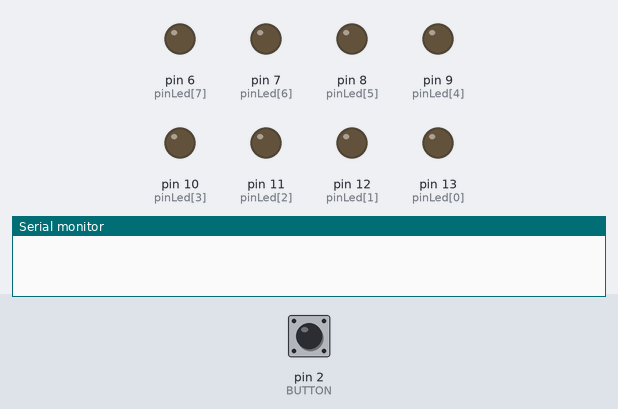
Recording of a sketch running on a simulated Arduino Uno, built with avr-gcc and run on an emulated ATmega328P. On the bench: output pins drawn as LEDs (lit = HIGH), the last lines printed to the serial monitor. Inputs (shaded band) come from the test bench; at power-on: pin 2 (BUTTON) HIGH.

Above: at 0.1 s.
At 4.5 s:
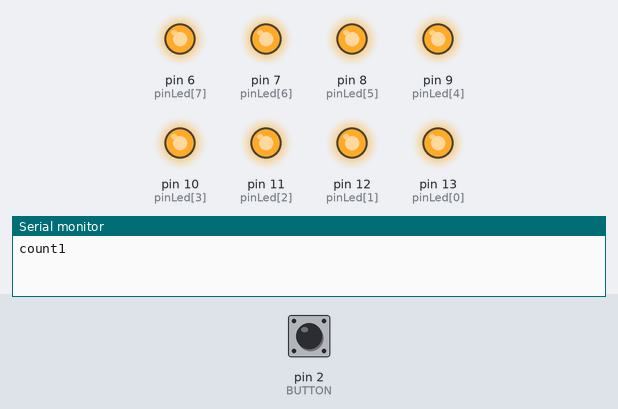
At 8.2 s:
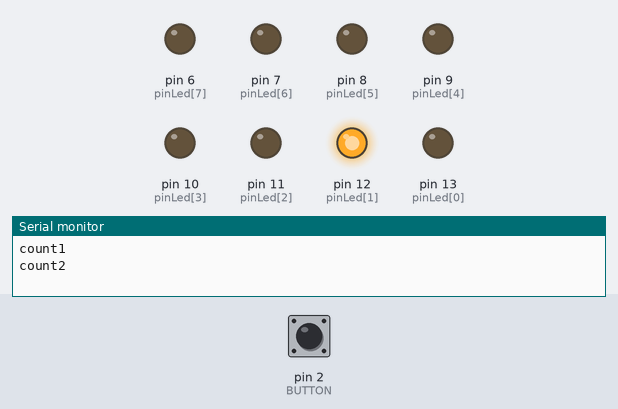
At 13.75 s:
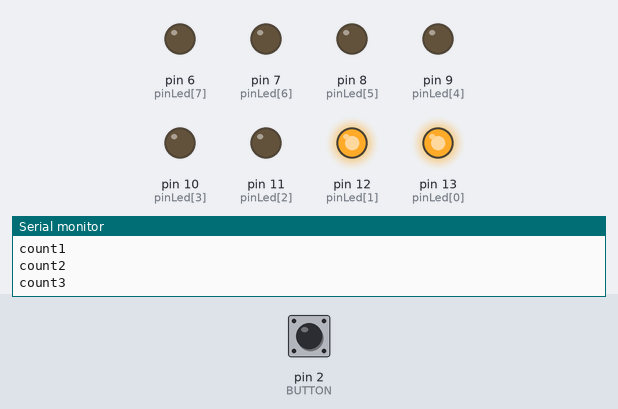
At 21.1 s:
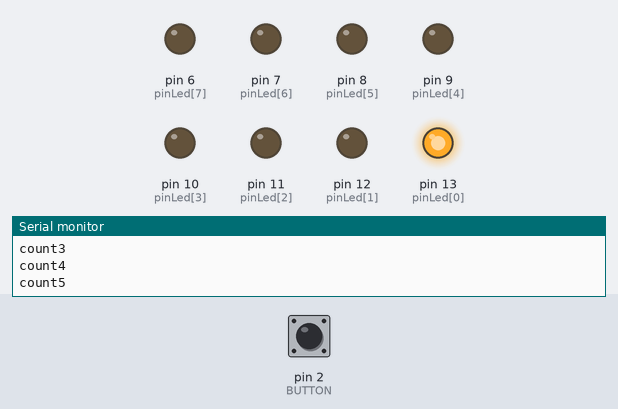
At 36.6 s:
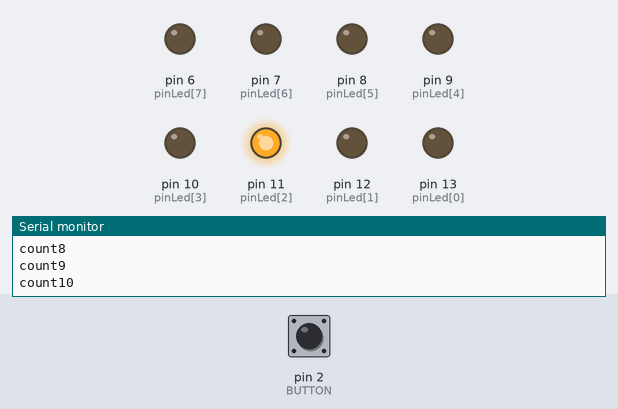
Timing chart, 0 to 40.0 s (numbered marks = the images above):
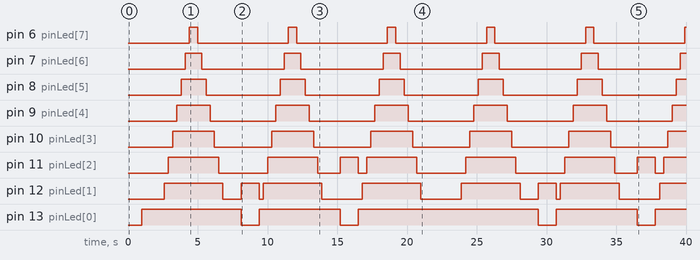

The sketch:

powerful_gogo_hango1.ino
```cpp
  int pinLed[] = {13,12,11,10,9,8,7,6};
int i, j ;

const int BUTTON = 2;
void nhapnhay()
{
  for (i = 0 ; i <= 7 ; i++)
    digitalWrite(pinLed[i],LOW);
  delay(300);
  for (i = 0 ; i <= 7 ; i++)
    digitalWrite(pinLed[i], HIGH);
  delay(300);
}

void traisangphai()
{
  static int chay1 = 0 ;
  for (i =0 ;i < 2 ; i++)
    digitalWrite(pinLed[i],LOW);
  digitalWrite(pinLed[chay1],HIGH);
  delay(300);
  chay1 ++ ;
  if (chay1 > 2)
    chay1 = 0 ;

}

void tu1toi8vatu8ve1()
{
  static int i = 0 ;
  for (;i < 8 ; i++)
  {
    digitalWrite(pinLed[i],HIGH);
    delay(300);
  }
  for (; i > 0 ; i--)
  {
    digitalWrite(pinLed[i],LOW);
    delay(300);
  }

}
void setup()
{
  Serial.begin(9600);
  for (i=0 ; i <=7 ;i++)
    pinMode(pinLed[i], OUTPUT);
  pinMode(BUTTON, INPUT_PULLUP);
}

void loop()
{
  // nhapnhay();
  //traisangphai();
  //tu1toi8vatu8ve1();

  static int count = 0 ;
  static int trangthai = 0 ;
  int state = digitalRead(BUTTON);
  if (state == HIGH)
  {
    delay(1000);
    count ++;
  }
  else
  {
    delay(100);
  }
   if (count %2 != 0 && count > 0 )
    {
      for (i = 0 ; i < 8 ; i++)
        digitalWrite(pinLed[i],LOW);
      traisangphai();

    }
    else if (count % 2 == 0 && count > 0)
    {
        for (i = 0 ; i < 8 ; i++)
          digitalWrite(pinLed[i],LOW);
      tu1toi8vatu8ve1();
    }
    if (count != 0)
    {
      Serial.print("count");
      Serial.println(count);
    }

}
```

Measured:
- by itself, pin 6 (pinLed[7]): alternates HIGH for 0.60 s and LOW for 6.5 s
- by itself, pin 7 (pinLed[6]): alternates HIGH for 1.2 s and LOW for 5.9 s
- by itself, pin 8 (pinLed[5]): alternates HIGH for 1.8 s and LOW for 5.3 s
- by itself, pin 9 (pinLed[4]): alternates HIGH for 2.4 s and LOW for 4.7 s
- by itself, pin 10 (pinLed[3]): alternates HIGH for 3.0 s and LOW for 4.1 s
- by itself, pin 11 (pinLed[2]): LOW → HIGH at 2.9 s, → LOW 3.6 s later, → HIGH 3.5 s later, → LOW 3.6 s later, … (15 changes in this stretch)
- by itself, pin 12 (pinLed[1]): LOW → HIGH at 2.6 s, → LOW 4.2 s later, → HIGH 1.3 s later, → LOW 1.3 s later, … (15 changes in this stretch)
- by itself, pin 13 (pinLed[0]): LOW → HIGH at 1.0 s, → LOW 7.1 s later, → HIGH 1.3 s later, → LOW 5.8 s later, … (9 changes in this stretch)
